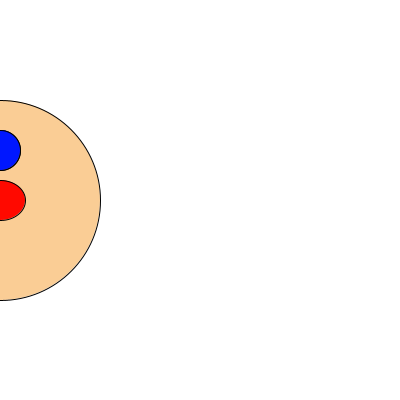
Frame 1 (no input)
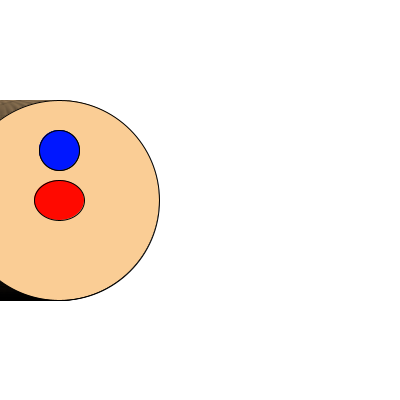
Frame 60 (the mouse pressed at the canvas centre just before this capture)
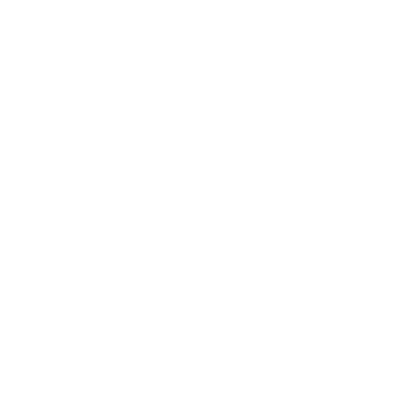
Frame 120 (the mouse held since frame 60 and released just before this capture)

The Processing sketch that drew these frames (run headless with seeded random() and noise(); from frame 60 on, the mouse is pressed at the canvas centre):

// Processing sketch: processing_89158
// ── processing_89158.pde

int x = 0, speedX = 1;

void setup()
{
  size(400,400);
  background(255);

}
void draw()
{
if((mouseX < 190 || mouseX > 210) || (mouseY < 190 || mouseY > 210))
{
  ellipseMode(CENTER);
  fill(250, 205, 149);
  ellipse(x, 200, 200, 200);
  fill(0, 23, 255);
  ellipse(x, 150, 40, 40);
  ellipse(x, 150, 40, 40);
  fill(255, 9, 0);
  ellipse(x, 200, 50, 40);
  x = x + speedX;
 if(x > width || x < 0)
{
speedX = speedX * -1;
} 
}
else
background(255);
}
